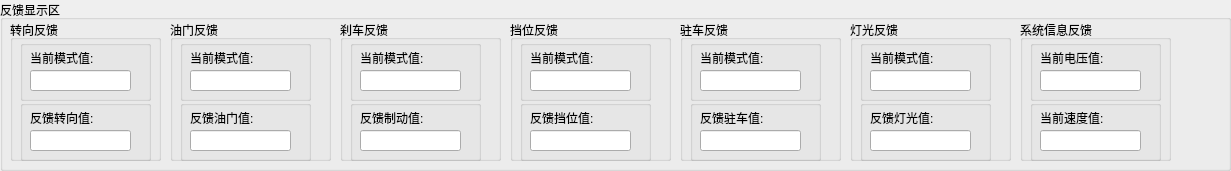
  <widget class="QGroupBox" name="groupBox_20">
   <property name="geometry">
    <rect>
     <x>10</x>
     <y>590</y>
     <width>1231</width>
     <height>171</height>
    </rect>
   </property>
   <property name="title">
    <string>反馈显示区</string>
   </property>
   <widget class="QGroupBox" name="groupBox_6">
    <property name="geometry">
     <rect>
      <x>10</x>
      <y>20</y>
      <width>151</width>
      <height>141</height>
     </rect>
    </property>
    <property name="title">
     <string>转向反馈</string>
    </property>
    <widget class="QGroupBox" name="groupBox_26">
     <property name="geometry">
      <rect>
       <x>10</x>
       <y>20</y>
       <width>131</width>
       <height>61</height>
      </rect>
     </property>
     <property name="title">
      <string/>
     </property>
     <widget class="QLabel" name="label">
      <property name="geometry">
       <rect>
        <x>10</x>
        <y>10</y>
        <width>91</width>
        <height>16</height>
       </rect>
      </property>
      <property name="text">
       <string>当前模式值:</string>
      </property>
     </widget>
     <widget class="QLineEdit" name="turning_feedback_mode">
      <property name="geometry">
       <rect>
        <x>10</x>
        <y>30</y>
        <width>101</width>
        <height>21</height>
       </rect>
      </property>
     </widget>
    </widget>
    <widget class="QGroupBox" name="groupBox_27">
     <property name="geometry">
      <rect>
       <x>10</x>
       <y>80</y>
       <width>131</width>
       <height>61</height>
      </rect>
     </property>
     <property name="title">
      <string/>
     </property>
     <widget class="QLabel" name="label_2">
      <property name="geometry">
       <rect>
        <x>10</x>
        <y>10</y>
        <width>91</width>
        <height>16</height>
       </rect>
      </property>
      <property name="text">
       <string>反馈转向值:</string>
      </property>
     </widget>
     <widget class="QLineEdit" name="truning_feedback_crtl_value">
      <property name="geometry">
       <rect>
        <x>10</x>
        <y>30</y>
        <width>101</width>
        <height>21</height>
       </rect>
      </property>
     </widget>
    </widget>
   </widget>
   <widget class="QGroupBox" name="groupBox_21">
    <property name="geometry">
     <rect>
      <x>170</x>
      <y>20</y>
      <width>161</width>
      <height>141</height>
     </rect>
    </property>
    <property name="title">
     <string>油门反馈</string>
    </property>
    <widget class="QGroupBox" name="groupBox_28">
     <property name="geometry">
      <rect>
       <x>10</x>
       <y>20</y>
       <width>131</width>
       <height>61</height>
      </rect>
     </property>
     <property name="title">
      <string/>
     </property>
     <widget class="QLabel" name="label_3">
      <property name="geometry">
       <rect>
        <x>10</x>
        <y>10</y>
        <width>91</width>
        <height>16</height>
       </rect>
      </property>
      <property name="text">
       <string>当前模式值:</string>
      </property>
     </widget>
     <widget class="QLineEdit" name="accel_feedback_mode">
      <property name="geometry">
       <rect>
        <x>10</x>
        <y>30</y>
        <width>101</width>
        <height>21</height>
       </rect>
      </property>
     </widget>
    </widget>
    <widget class="QGroupBox" name="groupBox_29">
     <property name="geometry">
      <rect>
       <x>10</x>
       <y>80</y>
       <width>131</width>
       <height>61</height>
      </rect>
     </property>
     <property name="title">
      <string/>
     </property>
     <widget class="QLabel" name="label_4">
      <property name="geometry">
       <rect>
        <x>10</x>
        <y>10</y>
        <width>91</width>
        <height>16</height>
       </rect>
      </property>
      <property name="text">
       <string>反馈油门值:</string>
      </property>
     </widget>
     <widget class="QLineEdit" name="accel_feedback_ctrl_value">
      <property name="geometry">
       <rect>
        <x>10</x>
        <y>30</y>
        <width>101</width>
        <height>21</height>
       </rect>
      </property>
     </widget>
    </widget>
   </widget>
   <widget class="QGroupBox" name="groupBox_22">
    <property name="geometry">
     <rect>
      <x>340</x>
      <y>20</y>
      <width>161</width>
      <height>141</height>
     </rect>
    </property>
    <property name="title">
     <string>刹车反馈</string>
    </property>
    <widget class="QGroupBox" name="groupBox_30">
     <property name="geometry">
      <rect>
       <x>10</x>
       <y>20</y>
       <width>131</width>
       <height>61</height>
      </rect>
     </property>
     <property name="title">
      <string/>
     </property>
     <widget class="QLabel" name="label_11">
      <property name="geometry">
       <rect>
        <x>10</x>
        <y>10</y>
        <width>91</width>
        <height>16</height>
       </rect>
      </property>
      <property name="text">
       <string>当前模式值:</string>
      </property>
     </widget>
     <widget class="QLineEdit" name="brake_feedback_mode">
      <property name="geometry">
       <rect>
        <x>10</x>
        <y>30</y>
        <width>101</width>
        <height>21</height>
       </rect>
      </property>
     </widget>
    </widget>
    <widget class="QGroupBox" name="grupbox1">
     <property name="geometry">
      <rect>
       <x>10</x>
       <y>80</y>
       <width>131</width>
       <height>61</height>
      </rect>
     </property>
     <property name="title">
      <string/>
     </property>
     <widget class="QLabel" name="label_12">
      <property name="geometry">
       <rect>
        <x>10</x>
        <y>10</y>
        <width>91</width>
        <height>16</height>
       </rect>
      </property>
      <property name="text">
       <string>反馈制动值:</string>
      </property>
     </widget>
     <widget class="QLineEdit" name="brake_feedback_crtl_value">
      <property name="geometry">
       <rect>
        <x>10</x>
        <y>30</y>
        <width>101</width>
        <height>21</height>
       </rect>
      </property>
     </widget>
    </widget>
   </widget>
   <widget class="QGroupBox" name="groupBox_23">
    <property name="geometry">
     <rect>
      <x>510</x>
      <y>20</y>
      <width>161</width>
      <height>141</height>
     </rect>
    </property>
    <property name="title">
     <string>挡位反馈</string>
    </property>
    <widget class="QGroupBox" name="groupBox_32">
     <property name="geometry">
      <rect>
       <x>10</x>
       <y>20</y>
       <width>131</width>
       <height>61</height>
      </rect>
     </property>
     <property name="title">
      <string/>
     </property>
     <widget class="QLabel" name="label_13">
      <property name="geometry">
       <rect>
        <x>10</x>
        <y>10</y>
        <width>91</width>
        <height>16</height>
       </rect>
      </property>
      <property name="text">
       <string>当前模式值:</string>
      </property>
     </widget>
     <widget class="QLineEdit" name="gear_feedback_mode">
      <property name="geometry">
       <rect>
        <x>10</x>
        <y>30</y>
        <width>101</width>
        <height>21</height>
       </rect>
      </property>
     </widget>
    </widget>
    <widget class="QGroupBox" name="groupBox_33">
     <property name="geometry">
      <rect>
       <x>10</x>
       <y>80</y>
       <width>131</width>
       <height>61</height>
      </rect>
     </property>
     <property name="title">
      <string/>
     </property>
     <widget class="QLabel" name="label_14">
      <property name="geometry">
       <rect>
        <x>10</x>
        <y>10</y>
        <width>91</width>
        <height>16</height>
       </rect>
      </property>
      <property name="text">
       <string>反馈挡位值:</string>
      </property>
     </widget>
     <widget class="QLineEdit" name="gear_feedback_crtl_value">
      <property name="geometry">
       <rect>
        <x>10</x>
        <y>30</y>
        <width>101</width>
        <height>21</height>
       </rect>
      </property>
     </widget>
    </widget>
   </widget>
   <widget class="QGroupBox" name="groupBox_24">
    <property name="geometry">
     <rect>
      <x>680</x>
      <y>20</y>
      <width>161</width>
      <height>141</height>
     </rect>
    </property>
    <property name="title">
     <string>驻车反馈</string>
    </property>
    <widget class="QGroupBox" name="groupBox_34">
     <property name="geometry">
      <rect>
       <x>10</x>
       <y>20</y>
       <width>131</width>
       <height>61</height>
      </rect>
     </property>
     <property name="title">
      <string/>
     </property>
     <widget class="QLabel" name="label_15">
      <property name="geometry">
       <rect>
        <x>10</x>
        <y>10</y>
        <width>91</width>
        <height>16</height>
       </rect>
      </property>
      <property name="text">
       <string>当前模式值:</string>
      </property>
     </widget>
     <widget class="QLineEdit" name="parking_feedback_mode">
      <property name="geometry">
       <rect>
        <x>10</x>
        <y>30</y>
        <width>101</width>
        <height>21</height>
       </rect>
      </property>
     </widget>
    </widget>
    <widget class="QGroupBox" name="groupBox_35">
     <property name="geometry">
      <rect>
       <x>10</x>
       <y>80</y>
       <width>131</width>
       <height>61</height>
      </rect>
     </property>
     <property name="title">
      <string/>
     </property>
     <widget class="QLabel" name="label_16">
      <property name="geometry">
       <rect>
        <x>10</x>
        <y>10</y>
        <width>91</width>
        <height>16</height>
       </rect>
      </property>
      <property name="text">
       <string>反馈驻车值:</string>
      </property>
     </widget>
     <widget class="QLineEdit" name="parking_feedbakc_crtl_value">
      <property name="geometry">
       <rect>
        <x>10</x>
        <y>30</y>
        <width>101</width>
        <height>21</height>
       </rect>
      </property>
     </widget>
    </widget>
   </widget>
   <widget class="QGroupBox" name="groupBox_25">
    <property name="geometry">
     <rect>
      <x>850</x>
      <y>20</y>
      <width>161</width>
      <height>141</height>
     </rect>
    </property>
    <property name="title">
     <string>灯光反馈</string>
    </property>
    <widget class="QGroupBox" name="groupBox_36">
     <property name="geometry">
      <rect>
       <x>10</x>
       <y>20</y>
       <width>131</width>
       <height>61</height>
      </rect>
     </property>
     <property name="title">
      <string/>
     </property>
     <widget class="QLabel" name="label_17">
      <property name="geometry">
       <rect>
        <x>10</x>
        <y>10</y>
        <width>91</width>
        <height>16</height>
       </rect>
      </property>
      <property name="text">
       <string>当前模式值:</string>
      </property>
     </widget>
     <widget class="QLineEdit" name="light_feedback_mode">
      <property name="geometry">
       <rect>
        <x>10</x>
        <y>30</y>
        <width>101</width>
        <height>21</height>
       </rect>
      </property>
     </widget>
    </widget>
    <widget class="QGroupBox" name="groupBox_37">
     <property name="geometry">
      <rect>
       <x>10</x>
       <y>80</y>
       <width>131</width>
       <height>61</height>
      </rect>
     </property>
     <property name="title">
      <string/>
     </property>
     <widget class="QLabel" name="label_19">
      <property name="geometry">
       <rect>
        <x>10</x>
        <y>10</y>
        <width>91</width>
        <height>16</height>
       </rect>
      </property>
      <property name="text">
       <string>反馈灯光值:</string>
      </property>
     </widget>
     <widget class="QLineEdit" name="light_feedback_crtl_value">
      <property name="geometry">
       <rect>
        <x>10</x>
        <y>30</y>
        <width>101</width>
        <height>21</height>
       </rect>
      </property>
     </widget>
    </widget>
   </widget>
   <widget class="QGroupBox" name="groupBox_31">
    <property name="geometry">
     <rect>
      <x>1020</x>
      <y>20</y>
      <width>151</width>
      <height>141</height>
     </rect>
    </property>
    <property name="title">
     <string>系统信息反馈</string>
    </property>
    <widget class="QGroupBox" name="groupBox_38">
     <property name="geometry">
      <rect>
       <x>10</x>
       <y>20</y>
       <width>131</width>
       <height>61</height>
      </rect>
     </property>
     <property name="title">
      <string/>
     </property>
     <widget class="QLabel" name="label_20">
      <property name="geometry">
       <rect>
        <x>10</x>
        <y>10</y>
        <width>91</width>
        <height>16</height>
       </rect>
      </property>
      <property name="text">
       <string>当前电压值:</string>
      </property>
     </widget>
     <widget class="QLineEdit" name="system_data_vol">
      <property name="geometry">
       <rect>
        <x>10</x>
        <y>30</y>
        <width>101</width>
        <height>21</height>
       </rect>
      </property>
     </widget>
    </widget>
    <widget class="QGroupBox" name="groupBox_39">
     <property name="geometry">
      <rect>
       <x>10</x>
       <y>80</y>
       <width>131</width>
       <height>61</height>
      </rect>
     </property>
     <property name="title">
      <string/>
     </property>
     <widget class="QLabel" name="label_21">
      <property name="geometry">
       <rect>
        <x>10</x>
        <y>10</y>
        <width>91</width>
        <height>16</height>
       </rect>
      </property>
      <property name="text">
       <string>当前速度值:</string>
      </property>
     </widget>
     <widget class="QLineEdit" name="system_data_speed">
      <property name="geometry">
       <rect>
        <x>10</x>
        <y>30</y>
        <width>101</width>
        <height>21</height>
       </rect>
      </property>
     </widget>
    </widget>
   </widget>
  </widget>
